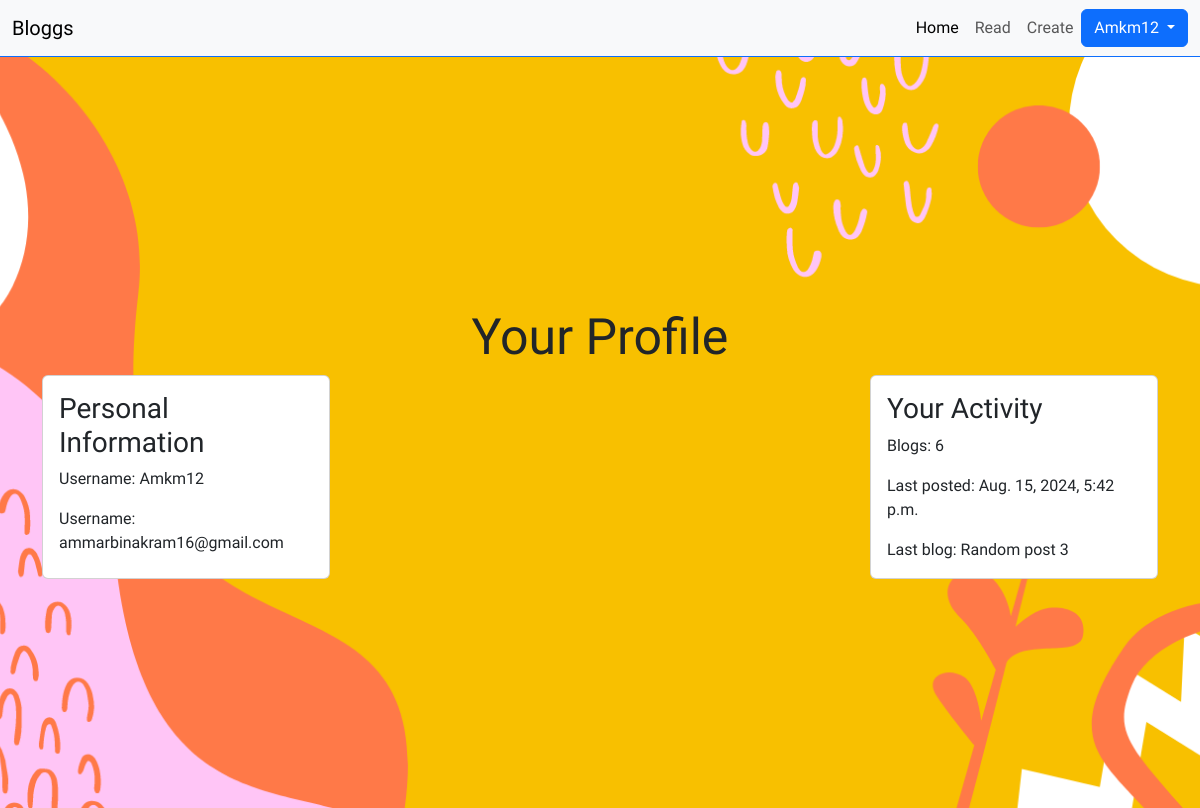
The page /blogs/profile/1/ on the database as committed earlier.
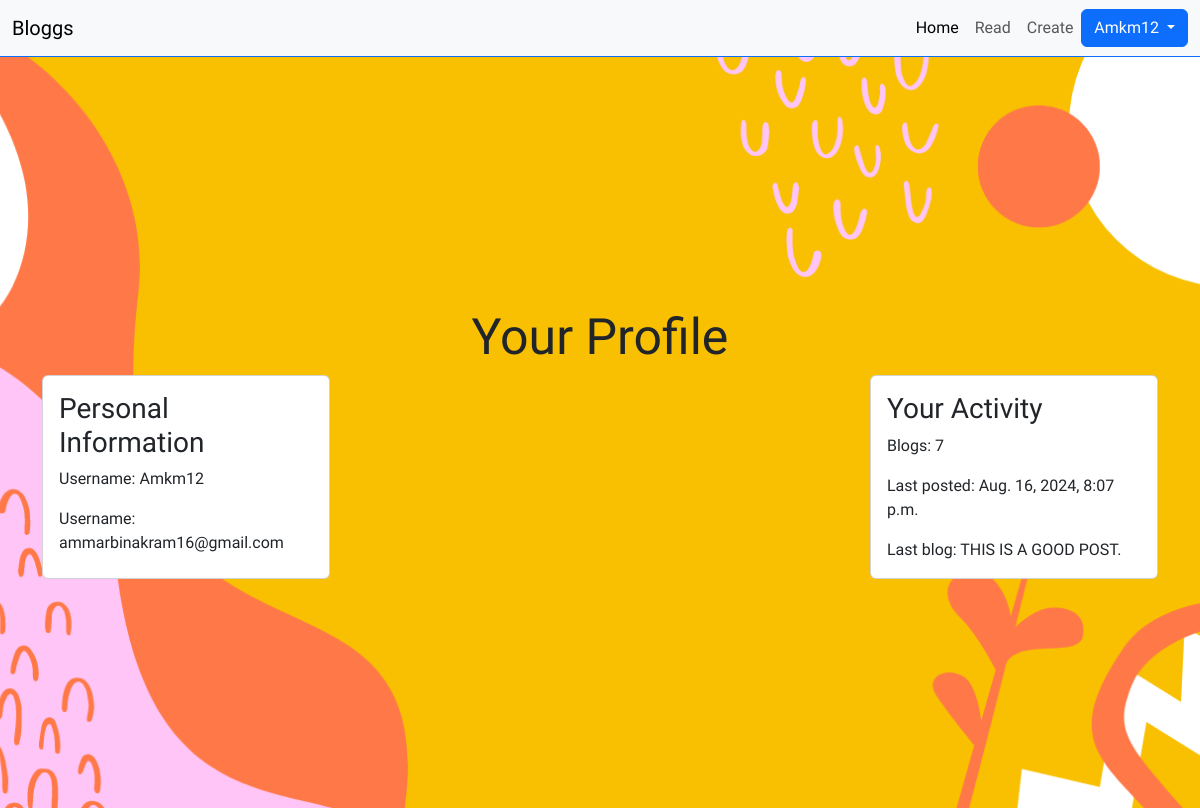
The same page on the database as committed later.
### blogs/models.py (models this page shows)
class Blog(models.Model):
    title = models.CharField(max_length=200)
    content = models.TextField()
    created_at = models.DateTimeField()
    user = models.ForeignKey(User, on_delete=models.CASCADE)

### blogs/views.py (the view)
# urls.py: path('profile/<int:user_id>/', views.view_profile, name='profile'),
def view_profile(request, user_id):
    user = User.objects.get(pk=user_id)
    blogs = Blog.objects.filter(user=user_id)
    likes = Likes.objects.filter(user_id=user_id, blog__in=blogs)
    total_likes = likes.count()
    latest_blog = blogs[0]
    for blog in blogs:
        if blog.created_at > latest_blog.created_at:
            latest_blog = blog
    context = {'user': user, 'blogs': blogs, 'latest_blog': latest_blog, 'total_likes': total_likes}
    return render(request, 'blogs/profile.html', context)

### Blog/templates/blogs/profile.html (shortened to what this page needs)
{% extends '../base.html' %}
{% load static %}
{% block content %}
<div class="main-profile container-fluid d-flex flex-column justify-content-center align-items-center mt-5">
    <h1 class="main-h1">Your Profile</h1>
    <div class="container d-flex flex-row justify-content-between">
        <div class="card" style="width: 18rem;">
            <div class="card-body">
              <h3 class="card-title">Personal Information</h3>
              <p class="card-text">Username: {{user.username}}</p>
              <p class="card-text">Username: {{user.email}}</p>
            </div>
        </div>
        <div class="card" style="width: 18rem;">
            <div class="card-body">
              <h3 class="card-title">Your Activity</h3>
              <p class="card-text">Blogs: {{ blogs|length }}</p>
              <p class="card-text">Last posted: {{ latest_blog.created_at }}</p>
              <p class="card-text">Last blog: {{ latest_blog.title }}</p>
            </div>
        </div>
    </div>
</div>
{% endblock %}

Rows that differ between the two databases and show on the page:
no longer on this page (row unchanged): Blog: created_at "Aug. 15, 2024, 5:42 p.m.", title "Random post 3"
added Blog: created_at "Aug. 16, 2024, 8:07 p.m.", title "THIS IS A GOOD POST."
Other text that changed with them:
{{ blogs|length }}: "6" → "7"
